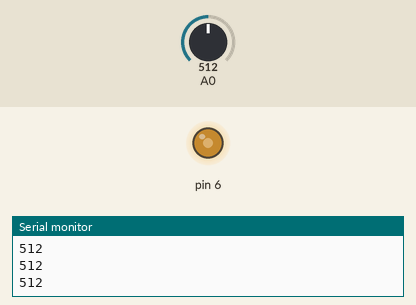
Recording of a sketch running on a simulated Arduino Uno, built with avr-gcc and run on an emulated ATmega328P. Parts: output pins drawn as LEDs (lit = HIGH), the last lines printed to the serial monitor. The test bench sets the inputs (shaded band); at power-on: A0 = 512.

Above: at 1.2 s.
1.3 s: A0 set to 716
At 2.3 s:
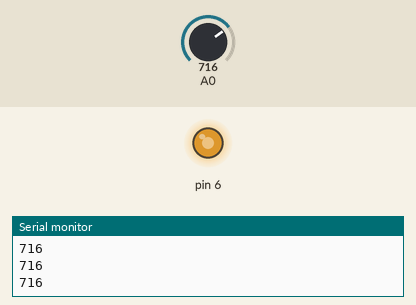
2.8 s: A0 set to 900
At 3.6 s:
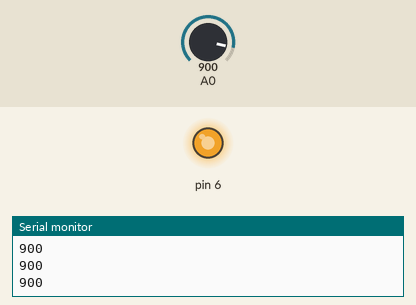
4.3 s: A0 set to 122
At 4.7 s:
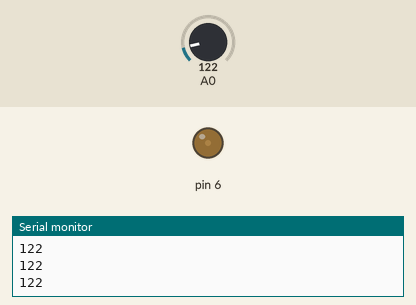
5.8 s: A0 set to 0
At 7.0 s:
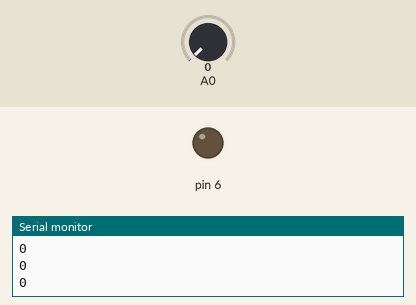
7.3 s: A0 set to 511
At 8.1 s:
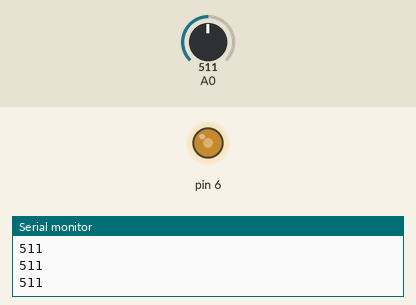
Timing chart, 0 to 9.8 s (numbered marks = the images above; inputs shaded):
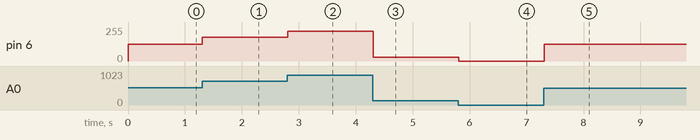

The sketch:

Potentiometer_with_LED.ino
```cpp
void setup() {

Serial.begin(9600);
pinMode(6,OUTPUT);
}

void loop() {
 int Value=analogRead(A0);
 Serial.println(Value);

  int converted=map(Value,0,1023,0,255);

 analogWrite(6,converted);

}
```

Measured:
- after the input at 1.3 s, pin 6: 127/255 → 178/255 at once
- after the input at 2.8 s, pin 6: 178/255 → 224/255 at once
- after the input at 4.3 s, pin 6: 224/255 → 30/255 at once
- after the input at 5.8 s, pin 6: 30/255 → 0/255 at once
- after the input at 7.3 s, pin 6: 0/255 → 127/255 at once
